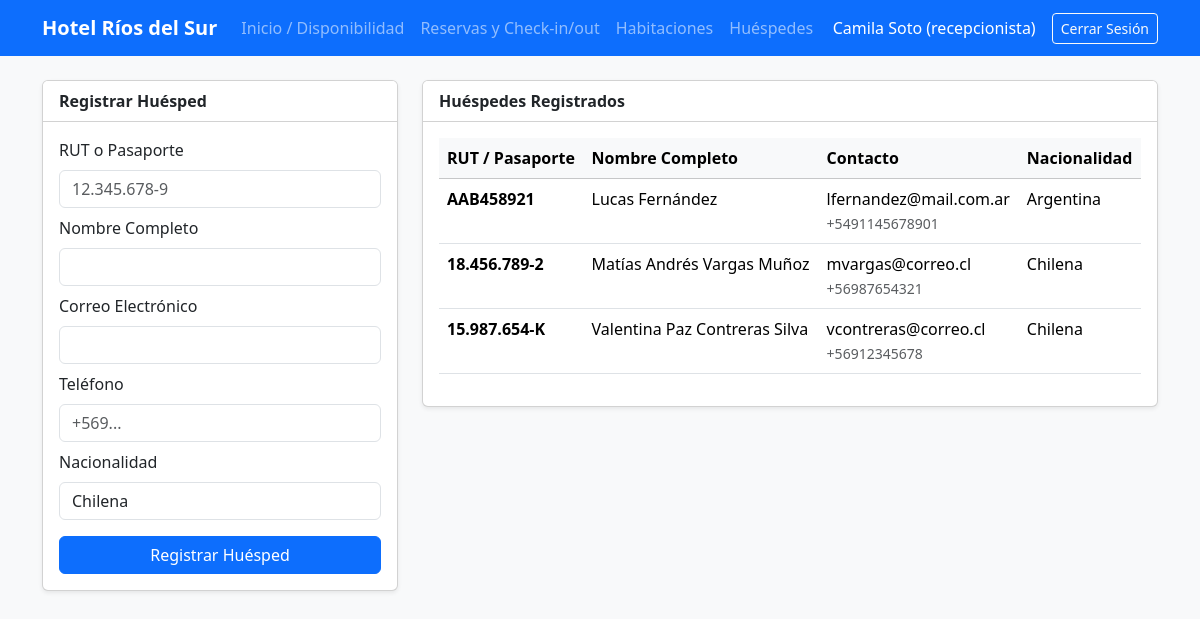
Page /huespedes (signed in) on the committed database.
### tables this page shows
CREATE TABLE huespedes (
        id INTEGER PRIMARY KEY AUTOINCREMENT,
        rut_pasaporte VARCHAR(20) UNIQUE NOT NULL,
        nombre_completo VARCHAR(150) NOT NULL,
        email VARCHAR(120) NOT NULL,
        telefono VARCHAR(25) NOT NULL,
        nacionalidad VARCHAR(50) DEFAULT 'Chilena',
        creado_en TIMESTAMP DEFAULT CURRENT_TIMESTAMP
    );

### app.py (the view, shortened to what this page needs)
@app.route("/huespedes", methods=["GET", "POST"])
@login_required
def huespedes():
    conn = get_db()
    lista_huespedes = conn.execute("SELECT * FROM huespedes ORDER BY nombre_completo").fetchall()
    conn.close()
    return render_template("huespedes.html", huespedes=lista_huespedes)

### app.py (called while the page is built)
def get_db():
    conn = sqlite3.connect(DB_NAME)
    conn.row_factory = sqlite3.Row
    conn.execute("PRAGMA foreign_keys = ON;")
    return conn

def login_required(f):
    @wraps(f)
    def decorated_function(*args, **kwargs):
        if "user_id" not in session:
            flash("Debes iniciar sesión para acceder al sistema.", "warning")
            return redirect(url_for("login"))
        return f(*args, **kwargs)
    return decorated_function

### templates/huespedes.html
{% extends "base.html" %}
{% block content %}
<div class="row">
    <div class="col-md-4">
        <div class="card shadow-sm mb-4">
            <div class="card-header bg-white fw-bold">Registrar Huésped</div>
            <div class="card-body">
                <form method="POST">
                    <div class="mb-2">
                        <label class="form-label">RUT o Pasaporte</label>
                        <input type="text" name="rut_pasaporte" class="form-control" placeholder="12.345.678-9" required>
                    </div>
                    <div class="mb-2">
                        <label class="form-label">Nombre Completo</label>
                        <input type="text" name="nombre_completo" class="form-control" required>
                    </div>
                    <div class="mb-2">
                        <label class="form-label">Correo Electrónico</label>
                        <input type="email" name="email" class="form-control" required>
                    </div>
                    <div class="mb-2">
                        <label class="form-label">Teléfono</label>
                        <input type="text" name="telefono" class="form-control" placeholder="+569..." required>
                    </div>
                    <div class="mb-3">
                        <label class="form-label">Nacionalidad</label>
                        <input type="text" name="nacionalidad" value="Chilena" class="form-control" required>
                    </div>
                    <button type="submit" class="btn btn-primary w-100">Registrar Huésped</button>
                </form>
            </div>
        </div>
    </div>
    <div class="col-md-8">
        <div class="card shadow-sm">
            <div class="card-header bg-white fw-bold">Huéspedes Registrados</div>
            <div class="card-body table-responsive">
                <table class="table table-hover">
                    <thead class="table-light">
                        <tr>
                            <th>RUT / Pasaporte</th>
                            <th>Nombre Completo</th>
                            <th>Contacto</th>
                            <th>Nacionalidad</th>
                        </tr>
                    </thead>
                    <tbody>
                        {% for g in huespedes %}
                        <tr>
                            <td><strong>{{ g.rut_pasaporte }}</strong></td>
                            <td>{{ g.nombre_completo }}</td>
                            <td>{{ g.email }}<br><small class="text-muted">{{ g.telefono }}</small></td>
                            <td>{{ g.nacionalidad }}</td>
                        </tr>
                        {% endfor %}
                    </tbody>
                </table>
            </div>
        </div>
    </div>
</div>
{% endblock %}

### rows in the picture
huespedes: rut_pasaporte "AAB458921", nombre_completo "Lucas Fernández", email "lfernandez@mail.com.ar", telefono "+5491145678901", nacionalidad "Argentina"
huespedes: rut_pasaporte "18.456.789-2", nombre_completo "Matías Andrés Vargas Muñoz", email "mvargas@correo.cl", telefono "+56987654321", nacionalidad "Chilena"
huespedes: rut_pasaporte "15.987.654-K", nombre_completo "Valentina Paz Contreras Silva", email "vcontreras@correo.cl", telefono "+56912345678", nacionalidad "Chilena"

### other values in the picture
{{ session.get('user_name') }} "Camila Soto"
{{ session.get('user_rol') }} "recepcionista"
